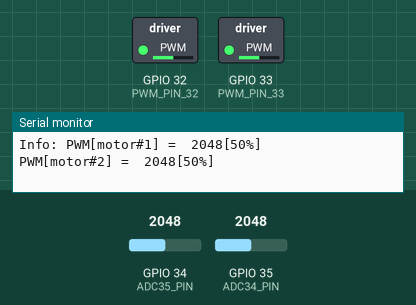
Simulated run of this sketch. Board: ESP32. On the bench: switched loads named in the sketch (green lamp = pin HIGH), the last lines printed to the serial monitor. The inputs (shaded band) are chosen by the test bench; at power-on: GPIO 34 (ADC35_PIN) = 2048, GPIO 35 (ADC34_PIN) = 2048.

Above: at 1.4 s.
1.5 s: GPIO 34 (ADC35_PIN) set to 2866
At 2.1 s:
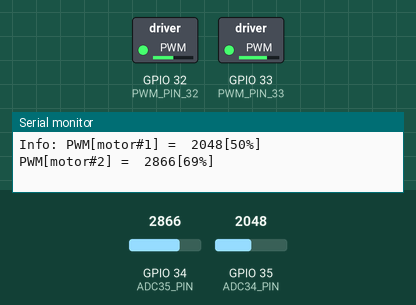
3.0 s: GPIO 35 (ADC34_PIN) set to 2866
At 4.0 s:
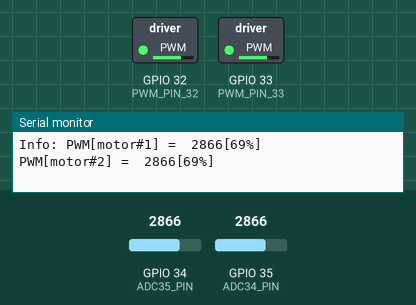
4.5 s: GPIO 34 (ADC35_PIN) set to 3603
At 5.7 s:
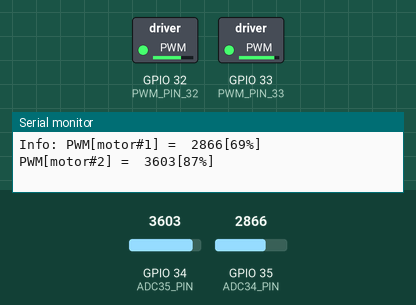
6.0 s: GPIO 35 (ADC34_PIN) set to 3603
At 6.4 s:
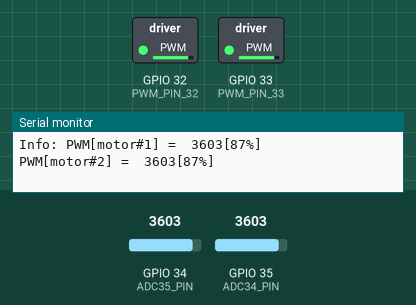
7.5 s: GPIO 34 (ADC35_PIN) set to 2047
At 8.3 s:
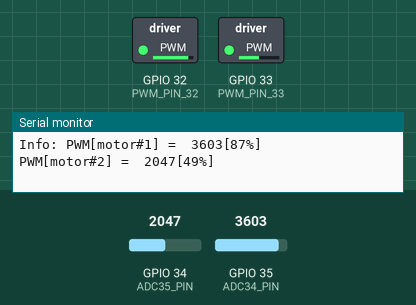
9.0 s: GPIO 35 (ADC34_PIN) set to 491
At 10.1 s:
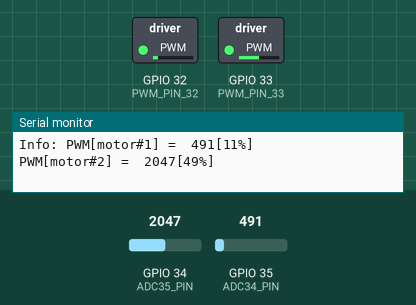
Timing chart, 0 to 11.5 s (numbered marks = the images above; inputs shaded):
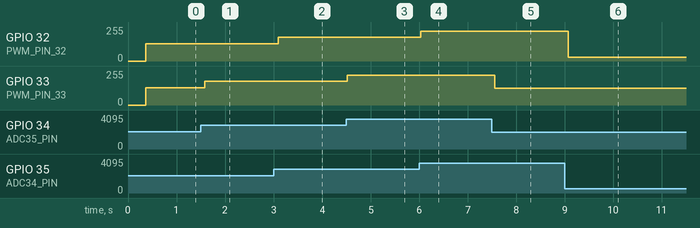

The sketch:

Arduino_ESP32_MOTOR_PWM.ino
```cpp
/***********************************************************************
 * Project      :     Arduino_ESP32_MOTOR_PWM
 * Description  :     ควบคุมความเร็วของมอเตอร์โดยกับปรับ VR1 และ VR2
 *                    เพื่อควบคุมความกว้างของ Pulse Width Mod(PWM)
 * Author       :     Tenergy Innovation Co., Ltd.
 * Date         :     14 Nov 2018
 * Revision     :     1.1
 * Rev1.0       :     Original
 * Rev1.1       :     Edit define pin and some variable
 * website      :     http://www.tenergyinnovation.co.th
 * Facebook     :     https://www.facebook.com/tenergy.innovation
 * Email        :     uten.boonliam@innovation.co.th
 * TEL          :     089-140-7205
 ***********************************************************************/

/**************************************/
/*         include library            */
/**************************************/

/**************************************/
/*           GPIO define              */
/**************************************/
#define PWM_PIN_32    32
#define PWM_PIN_33    33
#define ADC35_PIN     34
#define ADC34_PIN     35
#define MOTOR_1       PWM_PIN_32
#define MOTOR_2       PWM_PIN_33
#define VR1          ADC34_PIN
#define VR2          ADC35_PIN

/**************************************/
/*        Constant define             */
/**************************************/

/**************************************/
/*       Global variable define       */
/**************************************/
uint8_t ledArray[2] = {1, 2}; // two led channels
int vr1_val,vr2_val;

/************************************/
/*       Pre-define function        */
/************************************/

/***********************************************************************
 * FUNCTION:    setup
 * DESCRIPTION: setup process
 * PARAMETERS:  nothing
 * RETURNED:    nothing
 ***********************************************************************/
void setup() {
  // put your setup code here, to run once:
  Serial.begin(9600);
  Serial.println("************************************************");
  Serial.println("Project      :  Arduino_ESP32_MOTOR_PWM");
  Serial.println("Author       :  Tenergy Innovation Co., Ltd.");
  Serial.println("Date         :  14 Nov 2018");
  Serial.println("website      :  http://www.tenergyinnovation.co.th");
  Serial.println("Email        :  uten.boonliam@innovation.co.th");
  Serial.println("TEL          :  089-140-7205");
  Serial.println("************************************************");

  ledcAttachPin(MOTOR_1, 1);
  ledcAttachPin(MOTOR_2, 2);

  ledcSetup(1, 12000, 8); // 12 kHz PWM, 8-bit resolution
  ledcSetup(2, 12000, 8);
}


 /***********************************************************************
 * FUNCTION:    loop
 * DESCRIPTION: loop process
 * PARAMETERS:  nothing
 * RETURNED:    nothing
 ***********************************************************************/
void loop() {

  vr1_val = analogRead(VR1);
  vr2_val = analogRead(VR2);
  Serial.printf("Info: PWM[motor#1] =  %d[%d%c]       ",vr1_val,vr1_val*100/4095,37);   //37 ascii code = '%'
  Serial.printf("PWM[motor#2] =  %d[%d%c]\r\n",vr2_val,vr2_val*100/4095,37);   //37 ascii code = '%'


  ledcWrite(1, (vr1_val/16) );
  ledcWrite(2, (vr2_val/16) );

  delay(100);

}
```

Measured:
- after the input at 1.5 s, GPIO 33 (PWM_PIN_33): 128/255 → 178/255 after 0.08 s
- after the input at 3.0 s, GPIO 32 (PWM_PIN_32): 128/255 → 178/255 after 0.10 s
- after the input at 4.5 s, GPIO 33 (PWM_PIN_33): 178/255 → 224/255 at once
- after the input at 6.0 s, GPIO 32 (PWM_PIN_32): 178/255 → 224/255 at once
- after the input at 7.5 s, GPIO 33 (PWM_PIN_33): 224/255 → 127/255 after 0.05 s
- after the input at 9.0 s, GPIO 32 (PWM_PIN_32): 224/255 → 30/255 after 0.07 s
